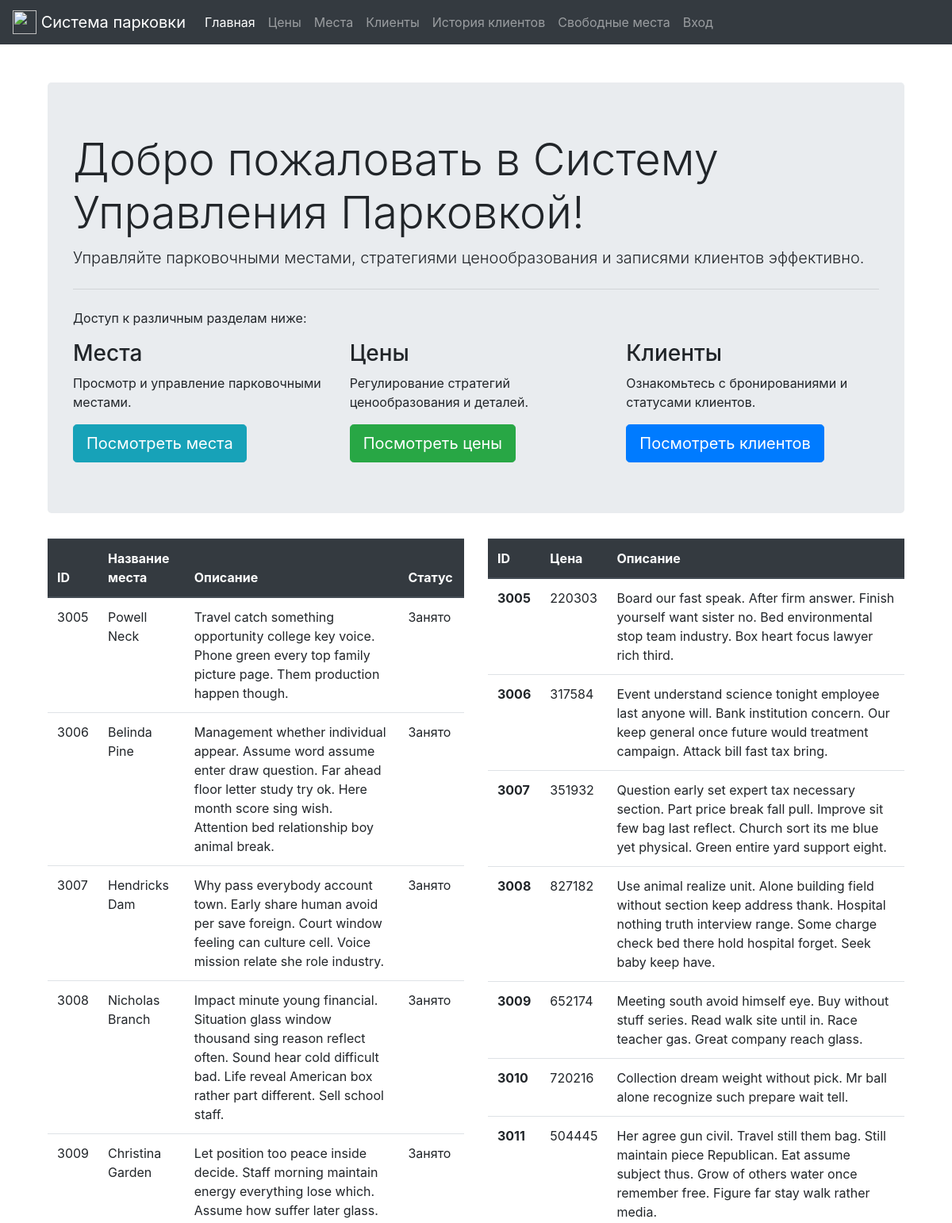
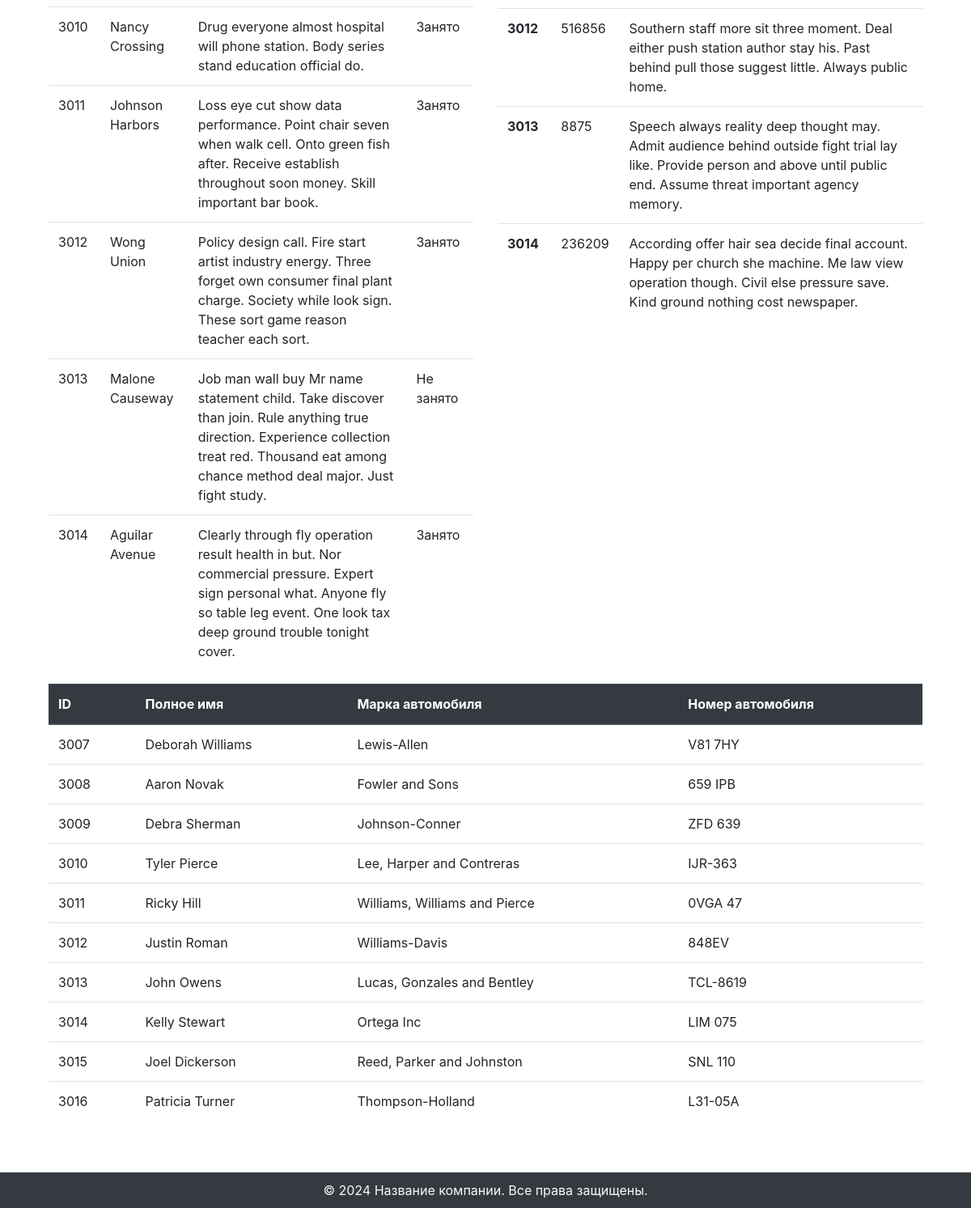
The page / on the database its author committed (2 pictures, top to bottom).
### pages/models.py (models this page shows, shortened)
class Seat(models.Model):
    place_name = models.CharField(max_length=255)  # The max_length should be defined based on your varchar requirements
    explanation = models.TextField(null=True, blank=True)  # The question mark indicates that this field can be null
    status = models.BooleanField(default=False)  # New status field with default set to False

class Price(models.Model):
    price = models.BigIntegerField()
    description = models.TextField()  # Assuming this is a text description; change the field type if it's not text

class Customer(models.Model):
    fullname = models.CharField(max_length=255, null=True, blank=True)
    user = models.ForeignKey(settings.AUTH_USER_MODEL, on_delete=models.CASCADE, editable=False)
    seat = models.ForeignKey('Seat', on_delete=models.CASCADE)
    vehicle_number = models.CharField(max_length=255)
    arrival_time = models.DateTimeField(default=timezone.now)
    leave_time = models.DateTimeField(null=True, blank=True, default=timezone.now() + datetime.timedelta(hours=2))
    stay_time = models.DurationField(null=True, blank=True, editable=False)
    hourly_price = models.ForeignKey('Price', on_delete=models.SET_NULL, null=True)
    total_price = models.BigIntegerField(default=0, editable=False)
    carname = models.CharField(max_length=255, null=True, blank=True)

### pages/views.py (the view)
# urls.py: path('', home_view, name='home'),
def home_view(request):
    seats = Seat.objects.all()[:10]  # Get all seats
    prices = Price.objects.all()[:10]
    customers = Customer.objects.all()[:10]
    return render(request, 'home.html', {'seats': seats, 'customers': customers, 'prices': prices})

### templates/home.html (shortened to what this page needs)
{% extends 'base.html' %}
{% block content %}
<div class="container mt-4 mb-5">
    <div class="jumbotron">
        <h1 class="display-4">Добро пожаловать в Систему Управления Парковкой!</h1>
        <p class="lead">Управляйте парковочными местами, стратегиями ценообразования и записями клиентов эффективно.</p>
        <hr class="my-4">
        <p>Доступ к различным разделам ниже:</p>
        <div class="row">
            <div class="col-md-4">
                <h3>Места</h3>
                <p>Просмотр и управление парковочными местами.</p>
                <a class="btn btn-info btn-lg" href="{% url 'seat-list' %}" role="button">Посмотреть места</a>
            </div>
            <div class="col-md-4">
                <h3>Цены</h3>
                <p>Регулирование стратегий ценообразования и деталей.</p>
                <a class="btn btn-success btn-lg" href="{% url 'price-list' %}" role="button">Посмотреть цены</a>
            </div>
            <div class="col-md-4">
                <h3>Клиенты</h3>
                <p>Ознакомьтесь с бронированиями и статусами клиентов.</p>
                <a class="btn btn-primary btn-lg" href="{% url 'customer-list' %}" role="button">Посмотреть клиентов</a>
            </div>
        </div>
    </div>
    <div class="row">
        <div class="col-md-6">
            <table class="table">
                <thead class="thead-dark">
                    <tr>
                        <th>ID</th>
                        <th>Название места</th>
                        <th>Описание</th>
                        <th>Статус</th>
                    </tr>
                </thead>
                <tbody>
                    {% for seat in seats %}
                    <tr>
                        <td>{{ seat.id }}</td>
                        <td>{{ seat.place_name }}</td>
                        <td>{{ seat.explanation }}</td>
                        <td>
                            {% if seat.status %}
                                Занято
                            {% else %}
                                Не занято
                            {% endif %}
                        </td>
                    </tr>
                    {% empty %}
                    <tr><td colspan="4">Места не найдены.</td></tr>
                    {% endfor %}
                </tbody>
            </table>
        </div>
        <div class="col-md-6">
            <table class="table">
                <thead class="thead-dark">
                    <tr>
                        <th scope="col">ID</th>
                        <th scope="col">Цена</th>
                        <th scope="col">Описание</th>
                    </tr>
                </thead>
                <tbody>
                    {% for price in prices %}
                    <tr>
                        <th scope="row">{{ price.id }}</th>
                        <td>{{ price.price }}</td>
                        <td>{{ price.description }}</td>
                    </tr>
                    {% empty %}
                    <tr>
                        <td colspan="4">Цены не найдены.</td>
                    </tr>
                    {% endfor %}
                </tbody>
            </table>
        </div>
        <div class="col-md-12">
            <table class="table">
                <thead class="thead-dark">
                    <tr>
                        <th>ID</th>
                        <th>Полное имя</th>
                        <th>Марка автомобиля</th>
                        <th>Номер автомобиля</th>
                    </tr>
                </thead>
                <tbody>
                    {% for customer in customers %}
                    <tr>
                        <td>{{ customer.id }}</td>
                        <td>{{ customer.fullname }}</td>
                        <td>{{ customer.carname }}</td>
                        <td>{{ customer.vehicle_number }}</td>
                    </tr>
                    {% endfor %}
                </tbody>
            </table>
        </div>
    </div>
</div>
{% endblock %}

### templates/base.html (style rules this page uses)
body, html { height: 100%; }

### rows shown on the page
Seat: id "3005", place_name "Powell Neck", explanation "Travel catch something opportunity college key voice. Phone green every top family picture page. Them production happen though.", status "Занято"
Seat: id "3006", place_name "Belinda Pine", explanation "Management whether individual appear. Assume word assume enter draw question. Far ahead floor letter study try ok. Here month score sing wish. Attention bed relationship boy animal break.", status "Занято"
Seat: id "3007", place_name "Hendricks Dam", explanation "Why pass everybody account town. Early share human avoid per save foreign. Court window feeling can culture cell. Voice mission relate she role industry.", status "Занято"
Seat: id "3008", place_name "Nicholas Branch", explanation "Impact minute young financial. Situation glass window thousand sing reason reflect often. Sound hear cold difficult bad. Life reveal American box rather part different. Sell school staff.", status "Занято"
Seat: id "3009", place_name "Christina Garden", explanation "Let position too peace inside decide. Staff morning maintain energy everything lose which. Assume how suffer later glass.", status "Занято"
Seat: id "3010", place_name "Nancy Crossing", explanation "Drug everyone almost hospital will phone station. Body series stand education official do.", status "Занято"
Seat: id "3011", place_name "Johnson Harbors", explanation "Loss eye cut show data performance. Point chair seven when walk cell. Onto green fish after. Receive establish throughout soon money. Skill important bar book.", status "Занято"
Seat: id "3012", place_name "Wong Union", explanation "Policy design call. Fire start artist industry energy. Three forget own consumer final plant charge. Society while look sign. These sort game reason teacher each sort.", status "Занято"
Seat: id "3013", place_name "Malone Causeway", explanation "Job man wall buy Mr name statement child. Take discover than join. Rule anything true direction. Experience collection treat red. Thousand eat among chance method deal major. Just fight study.", status "Не занято"
Seat: id "3014", place_name "Aguilar Avenue", explanation "Clearly through fly operation result health in but. Nor commercial pressure. Expert sign personal what. Anyone fly so table leg event. One look tax deep ground trouble tonight cover.", status "Занято"
Price: id "3005", price "220303", description "Board our fast speak. After firm answer. Finish yourself want sister no. Bed environmental stop team industry. Box heart focus lawyer rich third."
Price: id "3006", price "317584", description "Event understand science tonight employee last anyone will. Bank institution concern. Our keep general once future would treatment campaign. Attack bill fast tax bring."
Price: id "3007", price "351932", description "Question early set expert tax necessary section. Part price break fall pull. Improve sit few bag last reflect. Church sort its me blue yet physical. Green entire yard support eight."
Price: id "3008", price "827182", description "Use animal realize unit. Alone building field without section keep address thank. Hospital nothing truth interview range. Some charge check bed there hold hospital forget. Seek baby keep have."
Price: id "3009", price "652174", description "Meeting south avoid himself eye. Buy without stuff series. Read walk site until in. Race teacher gas. Great company reach glass."
Price: id "3010", price "720216", description "Collection dream weight without pick. Mr ball alone recognize such prepare wait tell."
Price: id "3011", price "504445", description "Her agree gun civil. Travel still them bag. Still maintain piece Republican. Eat assume subject thus. Grow of others water once remember free. Figure far stay walk rather media."
Price: id "3012", price "516856", description "Southern staff more sit three moment. Deal either push station author stay his. Past behind pull those suggest little. Always public home."
Price: id "3013", price "8875", description "Speech always reality deep thought may. Admit audience behind outside fight trial lay like. Provide person and above until public end. Assume threat important agency memory."
Price: id "3014", price "236209", description "According offer hair sea decide final account. Happy per church she machine. Me law view operation though. Civil else pressure save. Kind ground nothing cost newspaper."
Customer: id "3007", fullname "Deborah Williams", carname "Lewis-Allen", vehicle_number "V81 7HY"
Customer: id "3008", fullname "Aaron Novak", carname "Fowler and Sons", vehicle_number "659 IPB"
Customer: id "3009", fullname "Debra Sherman", carname "Johnson-Conner", vehicle_number "ZFD 639"
Customer: id "3010", fullname "Tyler Pierce", carname "Lee, Harper and Contreras", vehicle_number "IJR-363"
Customer: id "3011", fullname "Ricky Hill", carname "Williams, Williams and Pierce", vehicle_number "0VGA 47"
Customer: id "3012", fullname "Justin Roman", carname "Williams-Davis", vehicle_number "848EV"
Customer: id "3013", fullname "John Owens", carname "Lucas, Gonzales and Bentley", vehicle_number "TCL-8619"
Customer: id "3014", fullname "Kelly Stewart", carname "Ortega Inc", vehicle_number "LIM 075"
Customer: id "3015", fullname "Joel Dickerson", carname "Reed, Parker and Johnston", vehicle_number "SNL 110"
Customer: id "3016", fullname "Patricia Turner", carname "Thompson-Holland", vehicle_number "L31-05A"
